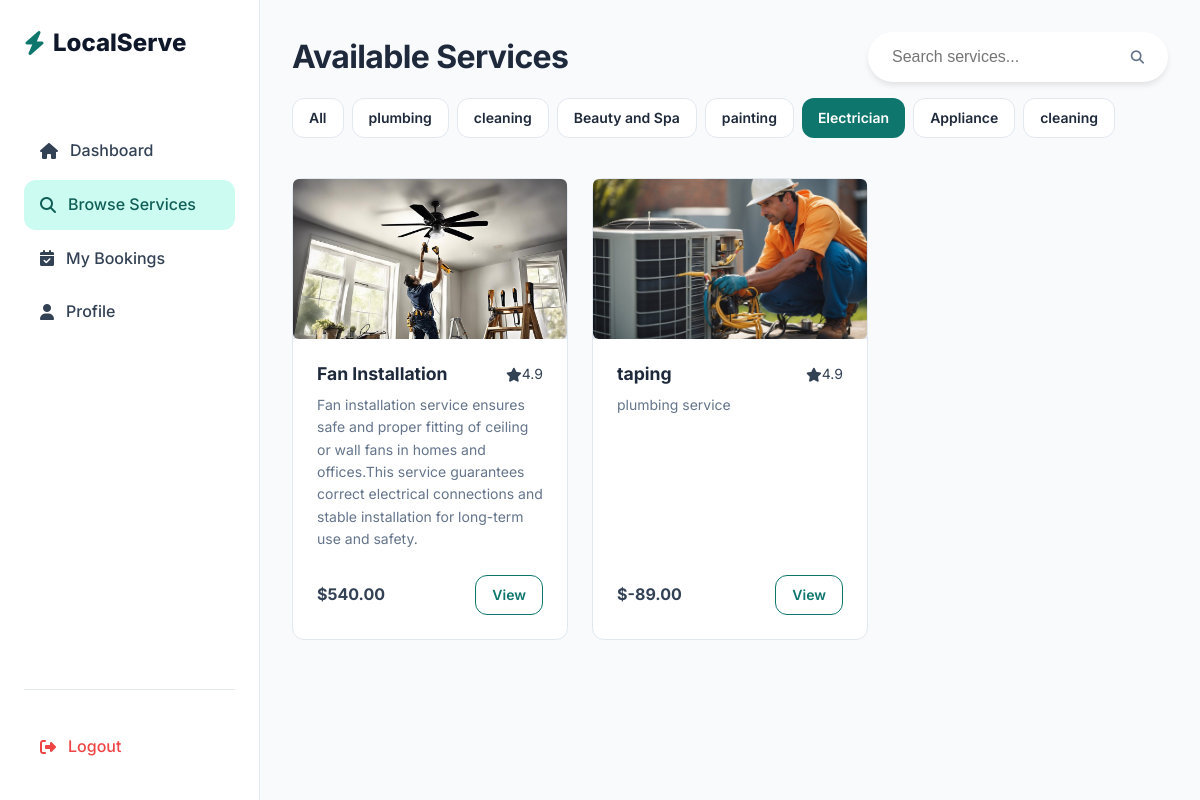
The app's page /services/?category=5&search= (signed in), older data.
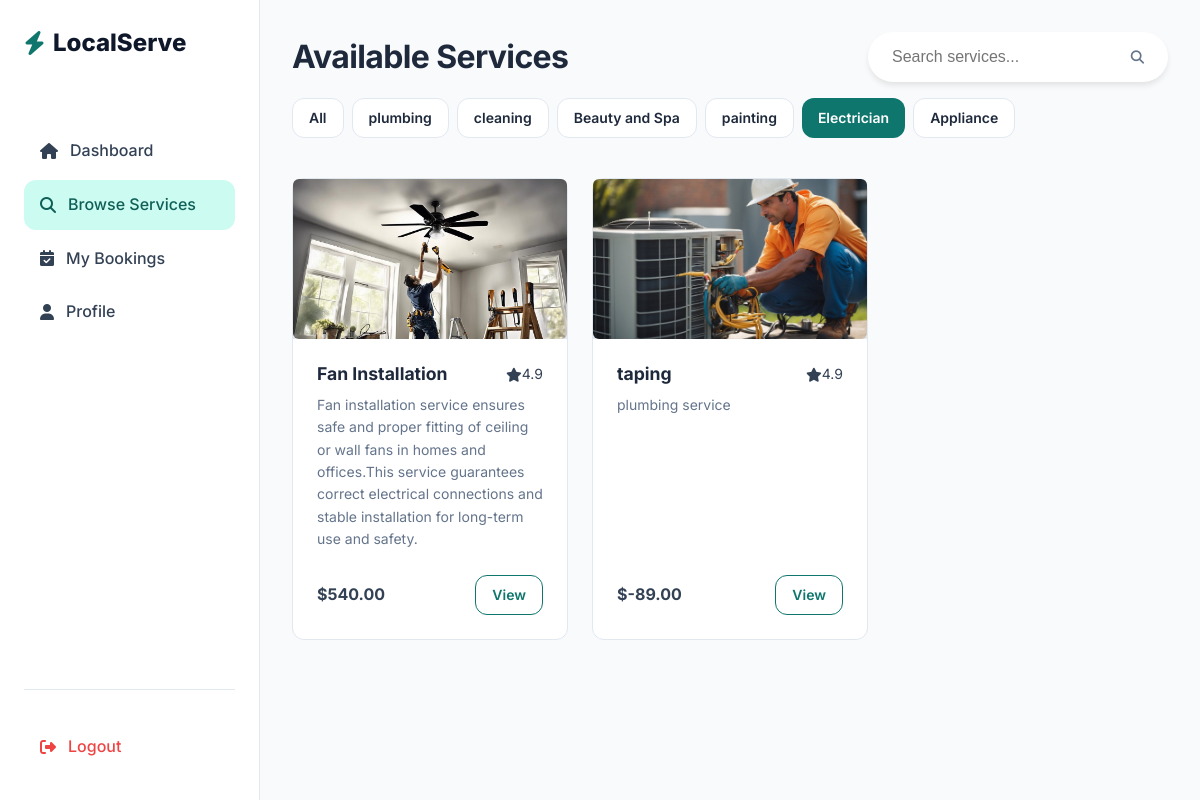
The same page, newer data.
### services/models.py (models this page shows, shortened)
class ServiceCategory(models.Model):
    name = models.CharField(max_length = 100,unique=True)
    icon = models.CharField(max_length = 100,blank=True)
    is_active = models.BooleanField(default = True)

class Service(models.Model):
    category = models.ForeignKey(ServiceCategory, on_delete=models.CASCADE, related_name = "services")
    title = models.CharField(max_length=150)
    description = models.TextField()
    price = models.DecimalField(max_digits=8,decimal_places=2)
    duration_minutes = models.IntegerField()
    image = models.ImageField(upload_to="services/",blank=True, null=True)
    is_active = models.BooleanField(default=True)
    created_at = models.DateTimeField(auto_now_add=True)
    is_best_seller = models.BooleanField(default=False)
    includes = models.TextField(blank=True,default="",
        help_text="Enter one item per line (e.g. Deep dusting, Floor cleaning, etc.)"
    )

### services/views.py (the view)
# urls.py: path('services/', include('services.urls')),
@login_required
@never_cache
def services(request):
    category = request.GET.get('category')
    search = request.GET.get('search','')
    services = Service.objects.select_related('category').all()
    if category and category!= "all":
        services = services.filter(category_id = category)
    if search:
        services = services.filter(Q(title__icontains = search)|Q(description__icontains = search))
    categories = ServiceCategory.objects.filter(is_active = True).distinct()
    return render(request,'customer/services/service.html',{'services':services, 'categories': categories, 'selected_category':category, 'search':search})

### templates/customer/services/service.html (shortened to what this page needs)
{% extends "base_customer.html" %}
    {% block content %}
    <div style="margin-bottom: 2rem;">
        <div class="flex justify-between items-center">
            <h2>Available Services</h2>
            <form method = "GET" action="{% url 'services' %}" class="search-bar" style="max-width: 300px;">
                <input type="text" name="search" value="{{ search }}" class="search-input" placeholder="Search services..."
                    style="padding: 0.5rem 1rem;">
                    <button type="submit" style="border: none; background:transparent; cursor:pointer;">
                <i class="fa-solid fa-magnifying-glass text-light" style="padding-right: 1rem;"></i>
                    </button>
                </form>
        </div>
        <div class="flex gap-sm" style="margin-top: 1rem; overflow-x: auto; padding-bottom: 0.5rem;">
            <a href="{% url 'services' %}?category=all&search={{ search|default:'' }}" class="btn btn-sm rounded-full {% if selected_category == 'all' or not selected_category %} btn-primary {%else%} btn-secondary {% endif %}">All</a>
            {% for cat in categories %}
            <a href="{% url 'services' %}?category={{ cat.id }}&search={{ search|default:'' }}" class="btn btn-sm rounded-full {% if selected_category|stringformat:'s' == cat.id|stringformat:'s' %}btn-primary{% else %}btn-secondary{% endif %}">{{ cat.name }}</a>
            {% endfor %}
        </div>
    </div>
    <div class="grid grid-cols-3 grid-gap">
        {% for service in services %}
        <div class="card card-hover flex flex-col h-full" style="padding: 0;">
            <div
                style="height: 160px; background-color: #E2E8F0; position: relative; border-radius: var(--radius-md) var(--radius-md) 0 0; display: flex; align-items: center; justify-content: center;">
                {% if service.image %}
                <img src="{{ service.image.url }}" alt="{{ service.title }}" style="width: 100%; height: 100%; object-fit: cover;">
                {% else %}
                <i class="fa-solid fa-broom fa-3x text-light"></i>
                {% endif %}
            </div>
            <div style="padding: 1.5rem; display: flex; flex-direction: column; flex-grow: 1;">
                <div class="flex justify-between items-start" style="margin-bottom: 0.5rem;">
                    <h3 style="font-size: 1.1rem; margin-bottom: 0;">{{ service.title }}</h3>
                    <span class="flex items-center text-sm gap-xs"><i class="fa-solid fa-star text-warning"></i>
                                4.9</span>
                </div>
                <p class="text-sm text-light" style="margin-bottom: 1.5rem;">{{ service.description }}</p>
                <div class="flex justify-between items-center" style="margin-top: auto;">
                    <span class="font-bold text-lg">${{ service.price }}</span>
                    <a href="{% url "services_detail" service.id %}" class="btn btn-outline btn-sm">View</a>
                </div>
            </div>
        </div>
        {%  endfor %}
    </div>
    {% endblock %}

Row changes from the older to the newer data that the page shows:
removed ServiceCategory: name "cleaning"
